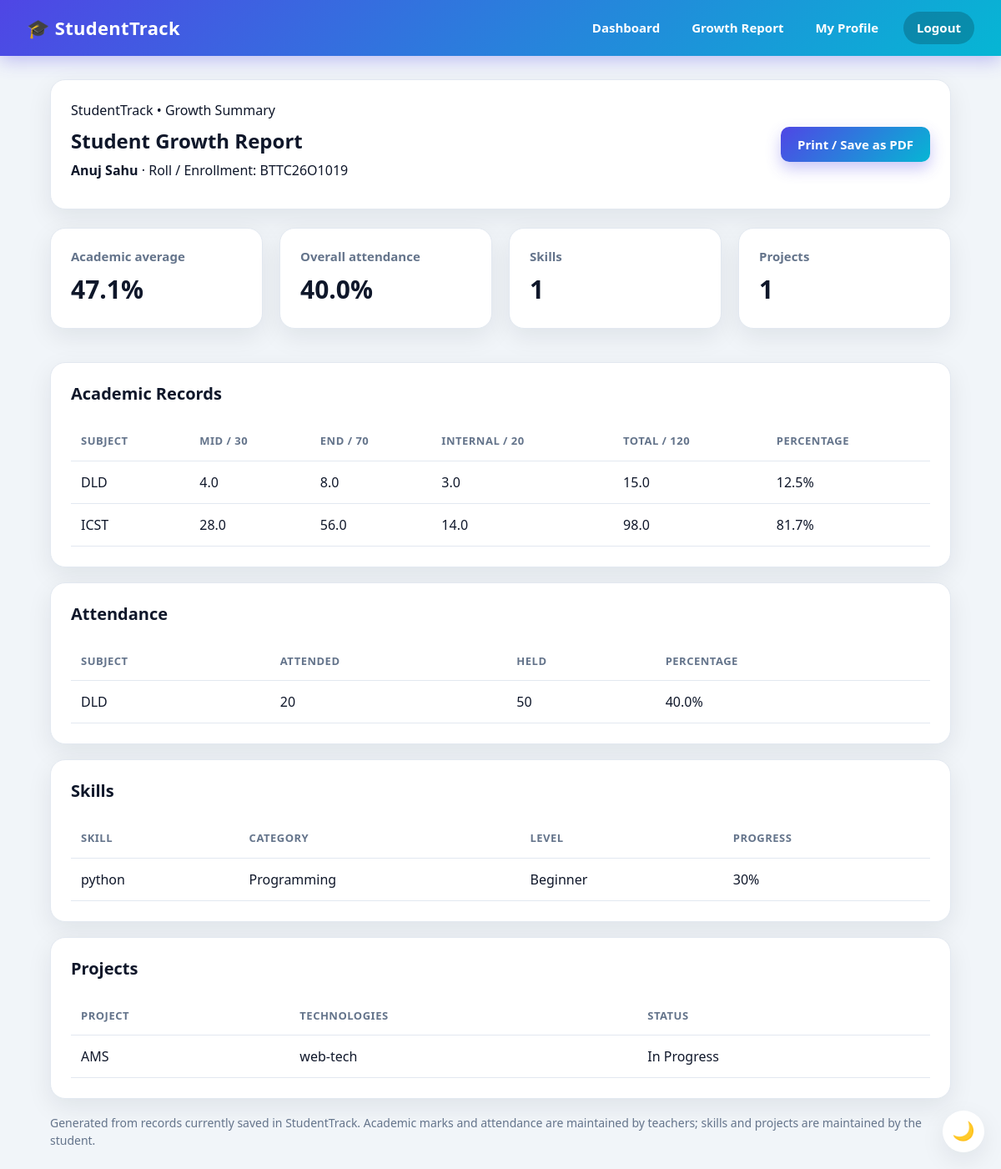
Page /report (signed in) on the committed database.
### tables this page shows
CREATE TABLE users (
            id INTEGER PRIMARY KEY AUTOINCREMENT,
            name TEXT,
            father_name TEXT,
            enrollment TEXT,
            mobile TEXT,
            email TEXT,
            password TEXT
        );

CREATE TABLE academic_records (
            id INTEGER PRIMARY KEY AUTOINCREMENT,
            enrollment TEXT NOT NULL,
            subject TEXT NOT NULL,
            mid_sem REAL NOT NULL DEFAULT 0,
            end_sem REAL NOT NULL DEFAULT 0,
            internal_lab REAL NOT NULL DEFAULT 0,
            UNIQUE(enrollment, subject)
        );

CREATE TABLE attendance (
            id INTEGER PRIMARY KEY AUTOINCREMENT,
            enrollment TEXT NOT NULL,
            subject TEXT NOT NULL,
            total_classes INTEGER NOT NULL DEFAULT 0,
            attended_classes INTEGER NOT NULL DEFAULT 0,
            UNIQUE(enrollment, subject)
        );

CREATE TABLE skills (
            id INTEGER PRIMARY KEY AUTOINCREMENT,
            enrollment TEXT,
            skill_name TEXT,
            level TEXT,
            category TEXT NOT NULL DEFAULT 'Other'
        , progress INTEGER NOT NULL DEFAULT 0, learning_note TEXT DEFAULT '');

CREATE TABLE projects (
        id INTEGER PRIMARY KEY AUTOINCREMENT,
        enrollment TEXT NOT NULL,
        title TEXT NOT NULL,
        technologies TEXT DEFAULT '',
        description TEXT DEFAULT '',
        project_url TEXT DEFAULT '',
        status TEXT NOT NULL DEFAULT 'In Progress'
    );

### app.py (the view)
@app.route("/report")
def growth_report():
    if "enrollment" not in session:
        return redirect("/")
    db = sqlite3.connect("students.db")
    user = db.execute("SELECT name, enrollment FROM users WHERE enrollment=?", (session["enrollment"],)).fetchone()
    academic = db.execute("SELECT subject, mid_sem, end_sem, internal_lab FROM academic_records WHERE enrollment=? ORDER BY subject", (session["enrollment"],)).fetchall()
    attendance_rows = db.execute("SELECT subject, total_classes, attended_classes FROM attendance WHERE enrollment=? ORDER BY subject", (session["enrollment"],)).fetchall()
    skills = db.execute("SELECT skill_name, category, level, progress FROM skills WHERE enrollment=? ORDER BY skill_name", (session["enrollment"],)).fetchall()
    projects = db.execute("SELECT title, technologies, status FROM projects WHERE enrollment=? ORDER BY title", (session["enrollment"],)).fetchall()
    db.close()
    if not user:
        return redirect("/")
    subject_percentages = [((r[1]+r[2]+r[3])*100/120) for r in academic]
    academic_average = round(sum(subject_percentages)/len(subject_percentages), 1) if subject_percentages else 0
    total_held = sum(r[1] for r in attendance_rows)
    total_attended = sum(r[2] for r in attendance_rows)
    attendance_percent = round(total_attended*100/total_held, 1) if total_held else 0
    return render_template("report.html", user=user, academic=academic, attendance_rows=attendance_rows,
        skills=skills, projects=projects, academic_average=academic_average, attendance_percent=attendance_percent)

### app.py (called while the page is built)
@app.after_request
def no_cache(response):
    response.headers["Cache-Control"] = "no-store"
    return response

### templates/report.html (shortened to what this page needs)
{% extends "base.html" %}
{% block nav %}{% include "nav_student.html" %}{% endblock %}
{% block content %}
<main class="container report-page">
  <section class="card report-heading"><div><p class="eyebrow">StudentTrack • Growth Summary</p><h1>Student Growth Report</h1><p><b>{{ user[0] }}</b> · Roll / Enrollment: {{ user[1] }}</p></div><button class="btn btn-primary no-print" onclick="window.print()">Print / Save as PDF</button></section>
  <section class="stats"><div class="card stat"><div><h3>Academic average</h3><p class="big">{{ academic_average }}%</p></div></div><div class="card stat"><div><h3>Overall attendance</h3><p class="big">{{ attendance_percent }}%</p></div></div><div class="card stat"><div><h3>Skills</h3><p class="big">{{ skills|length }}</p></div></div><div class="card stat"><div><h3>Projects</h3><p class="big">{{ projects|length }}</p></div></div></section>
  <section class="card"><h2>Academic Records</h2><div class="table-wrap"><table><thead><tr><th>Subject</th><th>Mid / 30</th><th>End / 70</th><th>Internal / 20</th><th>Total / 120</th><th>Percentage</th></tr></thead><tbody>{% for r in academic %}<tr><td>{{ r[0] }}</td><td>{{ r[1] }}</td><td>{{ r[2] }}</td><td>{{ r[3] }}</td><td>{{ r[1]+r[2]+r[3] }}</td><td>{{ '%.1f'|format((r[1]+r[2]+r[3])*100/120) }}%</td></tr>{% else %}<tr><td colspan="6">No records</td></tr>{% endfor %}</tbody></table></div></section>
  <section class="card"><h2>Attendance</h2><div class="table-wrap"><table><thead><tr><th>Subject</th><th>Attended</th><th>Held</th><th>Percentage</th></tr></thead><tbody>{% for r in attendance_rows %}<tr><td>{{ r[0] }}</td><td>{{ r[2] }}</td><td>{{ r[1] }}</td><td>{{ '%.1f'|format(r[2]*100/r[1] if r[1] else 0) }}%</td></tr>{% else %}<tr><td colspan="4">No records</td></tr>{% endfor %}</tbody></table></div></section>
  <section class="card"><h2>Skills</h2><div class="table-wrap"><table><thead><tr><th>Skill</th><th>Category</th><th>Level</th><th>Progress</th></tr></thead><tbody>{% for s in skills %}<tr><td>{{ s[0] }}</td><td>{{ s[1] }}</td><td>{{ s[2] }}</td><td>{{ s[3] }}%</td></tr>{% else %}<tr><td colspan="4">No skills</td></tr>{% endfor %}</tbody></table></div></section>
  <section class="card"><h2>Projects</h2><div class="table-wrap"><table><thead><tr><th>Project</th><th>Technologies</th><th>Status</th></tr></thead><tbody>{% for p in projects %}<tr><td>{{ p[0] }}</td><td>{{ p[1] }}</td><td>{{ p[2] }}</td></tr>{% else %}<tr><td colspan="3">No projects</td></tr>{% endfor %}</tbody></table></div></section>
  <p class="hint">Generated from records currently saved in StudentTrack. Academic marks and attendance are maintained by teachers; skills and projects are maintained by the student.</p>
</main>
{% endblock %}

### static/style.css (style rules this page uses)
:root { --bg: #f1f5f9; --card: #ffffff; --text: #0f172a; --muted: #64748b; --border: #e2e8f0; --primary: #4f46e5; --primary-dark: #4338ca; --primary-soft: #eef2ff; --good: #16a34a; --mid: #d97706; --low: #dc2626; --input-bg: #ffffff; --shadow: 0 10px 30px rgba(15, 23, 42, 0.08); --grad: linear-gradient(135deg, #4f46e5 0%, #06b6d4 100%); }
* { box-sizing: border-box; }
html { scroll-behavior: smooth; scroll-padding-top: 90px; }
body { margin: 0; font-family: "Segoe UI", Tahoma, Arial, sans-serif; background: var(--bg); color: var(--text); line-height: 1.5; transition: background 0.3s, color 0.3s; }
h1, h2, h3 { margin: 0 0 8px; line-height: 1.25; }
h2 { font-size: 20px; }
h3 { font-size: 15px; color: var(--muted); font-weight: 600; }
p { margin: 0 0 10px; }
.container { max-width: 1120px; margin: 0 auto; padding: 28px 20px 10px; }
.hint { color: var(--muted); font-size: 14px; margin-bottom: 14px; }
.card { background: var(--card); border-radius: 18px; padding: 24px; box-shadow: var(--shadow); border: 1px solid var(--border); transition: transform 0.25s, box-shadow 0.25s, background 0.3s; }
.stats { display: grid; grid-template-columns: repeat(auto-fit, minmax(220px, 1fr)); gap: 20px; margin: 22px 0; }
.stat { display: flex; align-items: center; gap: 16px; }
.stat .big { font-size: 30px; font-weight: 700; margin: 0; }
.btn { display: inline-block; padding: 11px 20px; font-size: 15px; font-weight: 600; border: none; border-radius: 10px; cursor: pointer; text-align: center; font-family: inherit; transition: transform 0.15s, box-shadow 0.2s, background 0.2s; }
.btn-primary { background: var(--grad); color: #fff; box-shadow: 0 8px 18px rgba(79, 70, 229, 0.3); }
.table-wrap { overflow-x: auto; }
table { width: 100%; border-collapse: collapse; margin-top: 14px; }
th, td { text-align: left; padding: 13px 12px; border-bottom: 1px solid var(--border); white-space: nowrap; }
th { color: var(--muted); font-size: 13px; text-transform: uppercase; letter-spacing: 0.5px; }
.stats > :nth-child(2) { animation-delay: 0.08s; }
.stats > :nth-child(3) { animation-delay: 0.16s; }
.stats > :nth-child(4) { animation-delay: 0.24s; }
.report-heading { display:flex; justify-content:space-between; align-items:center; gap:20px; }
.report-page .card { margin-bottom:18px; }

### rows in the picture
users: name "Anuj Sahu", enrollment "BTTC26O1019"
academic_records: subject "DLD", mid_sem "4.0", end_sem "8.0", internal_lab "3.0", r[1]+r[2]+r[3] "15.0", (r[1]+r[2]+r[3])*100/120 "12.5"
academic_records: subject "ICST", mid_sem "28.0", end_sem "56.0", internal_lab "14.0", r[1]+r[2]+r[3] "98.0", (r[1]+r[2]+r[3])*100/120 "81.7"
attendance: subject "DLD", attended_classes "20", total_classes "50", r[2]*100/r[1]ifr[1]else0 "40.0"
skills: skill_name "python", category "Programming", level "Beginner", progress "30"
projects: title "AMS", technologies "web-tech", status "In Progress"

### other values in the picture
{{ academic_average }} "47.1"
{{ attendance_percent }} "40.0"
{{ skills|length }} "1"
{{ projects|length }} "1"
